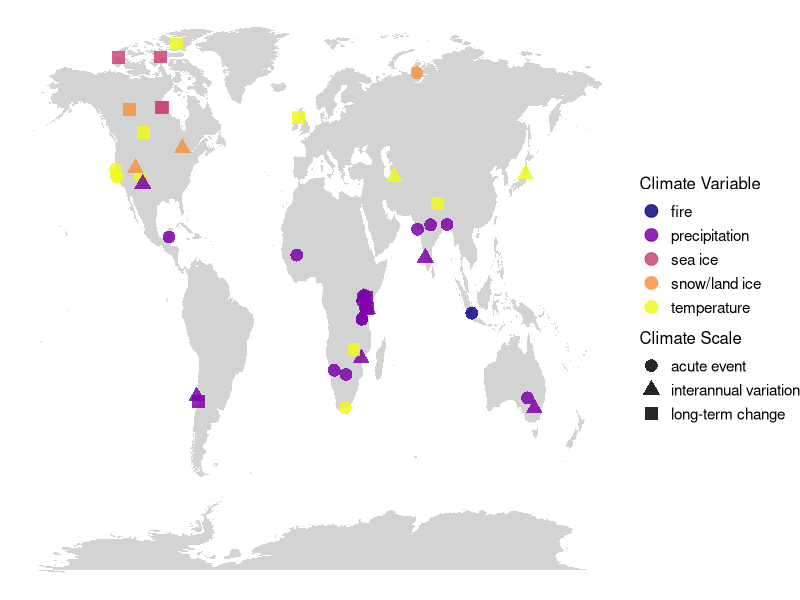
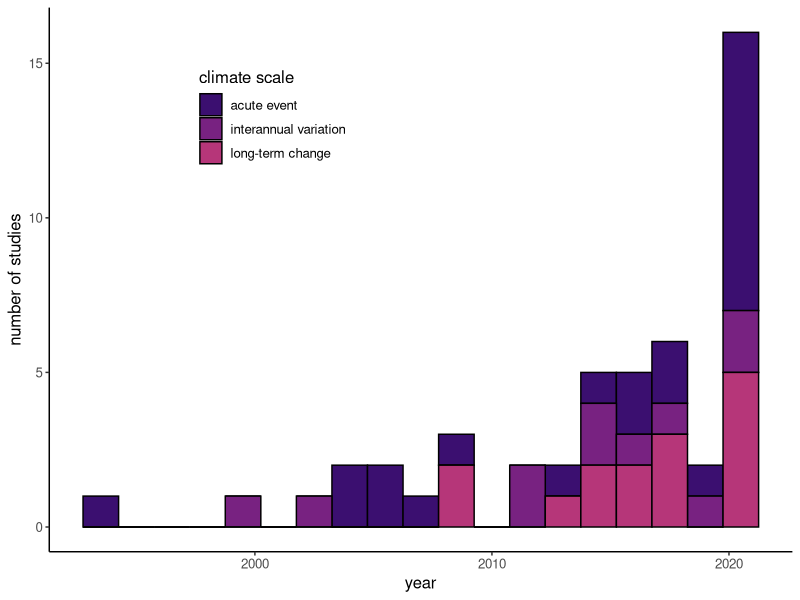
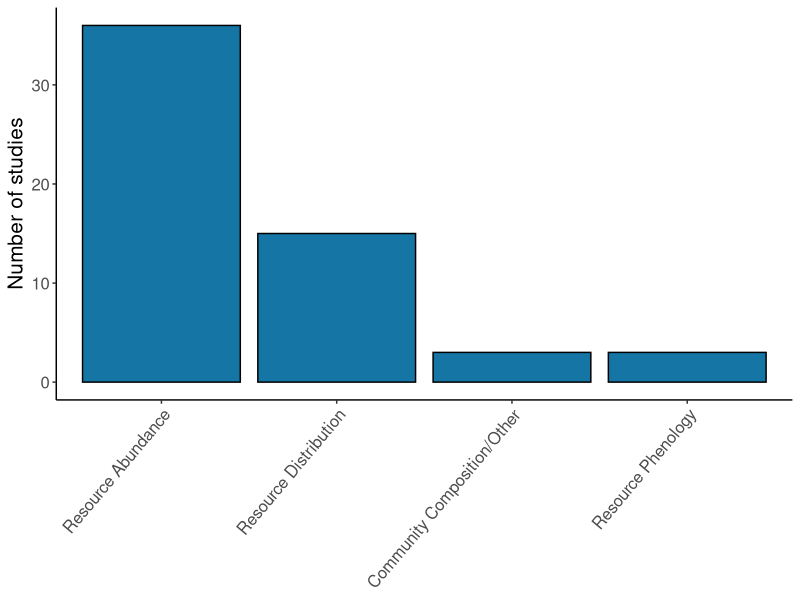
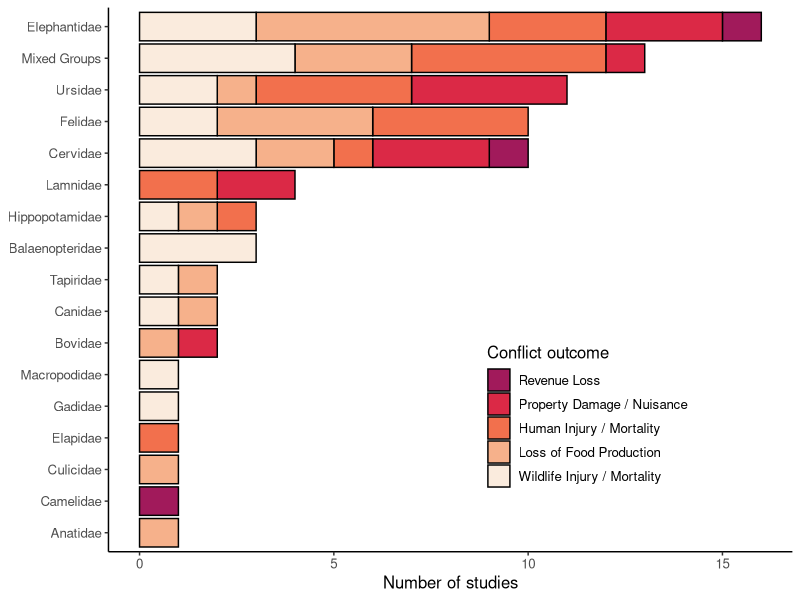

Recreate these plots in R, in order.
#Code to create figures from Abrahms et al. "Climate change as an amplifier of human-wildlife conflict"
#March 2022

#Load packages
library(tidyverse)
library(viridis)

#Load data
cases <- read_csv("Case_Studies.csv", skip=1)

# World map with locations of case studies
world <- map_data("world")
cases %>%
  distinct(Source, .keep_all = T) %>% #remove duplicate source entries
  ggplot() +
  geom_map(data = world, map = world,aes(long, lat, map_id = region),fill = "lightgray")  +
  geom_point(aes(x=Lon, y=Lat, color = `Essential Climate Variable\n(Primary)`, shape=`Type of Climate Change`), size=4, alpha=0.85) +
  theme_void() +
  scale_color_viridis(option="plasma", direction=1, discrete = TRUE, name = "Climate Variable") +
  guides(shape=guide_legend(title="Climate Scale")) +
  theme(legend.text=element_text(size=11), legend.title = element_text(size=12))

# Histogram by year
cases %>%
  ggplot() +
  geom_histogram(aes(x=Year, fill=`Type of Climate Change`), binwidth=1.5, color='black') +
  theme_classic() +
  scale_fill_viridis(option="magma", discrete=T, begin=0.2, end=0.5) +
  ylab("number of studies") + xlab("year") +
  theme(text = element_text(size=12), legend.position = c(0.3, 0.8)) +
  guides(fill=guide_legend(title="climate scale"))

#Histogram of environmental change - acute event, long-term, interannual change 
cases %>%
  gather(key="variable", value="value", -Source) %>%
  filter(variable %in% c("Resource Abundance",
                         "Resource Distribution",            
                         "Resource Phenology",                             
                         "Community Composition/Other"),
         value==TRUE) %>%
  mutate(variable = reorder(as.factor(variable),as.factor(variable),FUN=function(x) -length(x))) %>%
  ggplot(aes(x=variable)) +
  geom_histogram(stat="count", color='black', size=0.5, fill="#1576a6") +
  theme_classic() +
  guides(fill=guide_legend(title="ecological change")) + xlab(NULL) +
  theme(axis.text.x = element_text(angle = 50, hjust=1), text=element_text(size=15)) +
  ylab("Number of studies")

#Histogram of conflict types by family
cases %>%
  gather(key="outcome", value="value", -Source, -`Focal Family`) %>%
  filter(outcome %in% c("Wildlife Injury / Mortality",
                         "Human Injury / Mortality",                             
                         "Property Damage / Nuisance",                     
                         "Revenue Loss",                                       
                          "Loss of Food Production"),
         value=="TRUE") %>%
  mutate(family = reorder(as.factor(`Focal Family`),as.factor(`Focal Family`),FUN=function(x) length(x)),
         outcome = reorder(as.factor(`outcome`),as.factor(`outcome`),FUN=function(x) length(x))) %>% #reorder factors by freq
  ggplot(aes(x=family, fill=outcome)) +
  geom_histogram(stat="count", color='black', size=0.5) +
  theme_classic() +
  scale_fill_viridis(option="rocket", discrete=T, begin=0.4, end=1) +
  guides(fill=guide_legend(title="Conflict outcome")) + xlab(NULL) +
  theme(text=element_text(size=12), legend.position = c(0.7, 0.25)) +
  ylab("Number of studies") +
  coord_flip()
